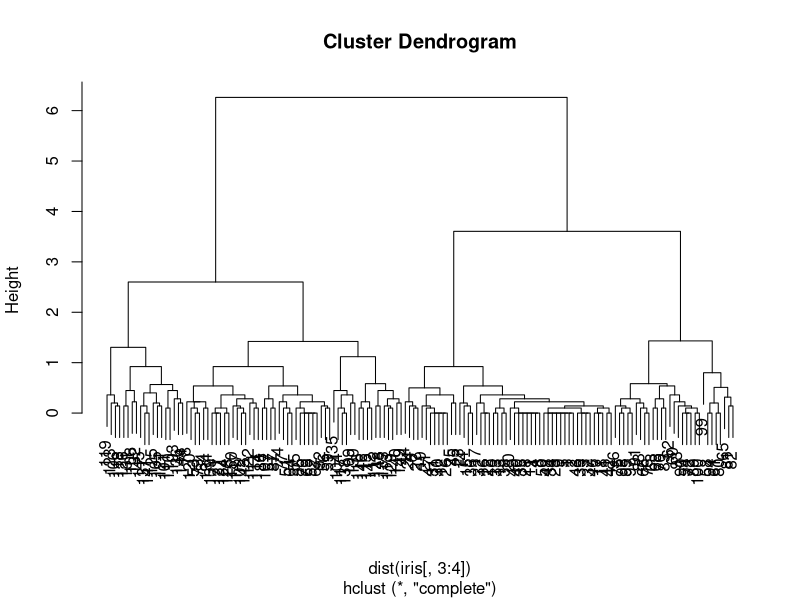
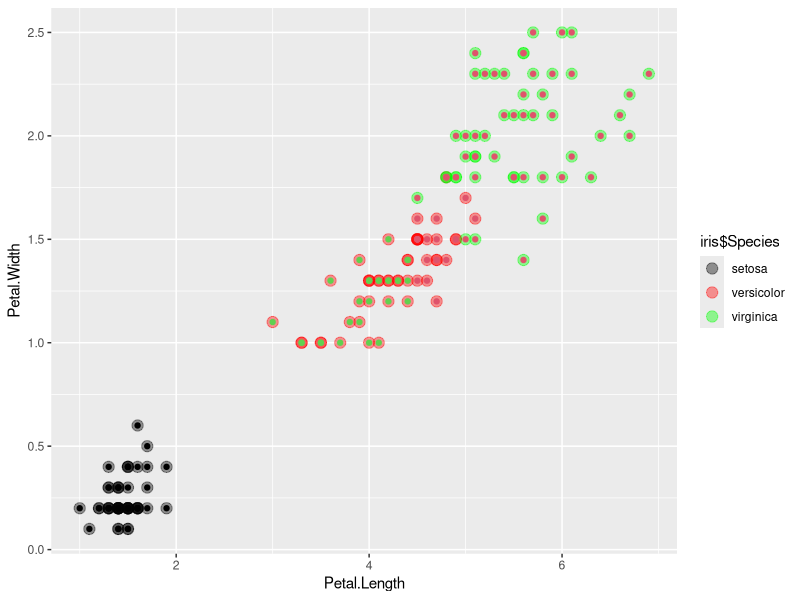
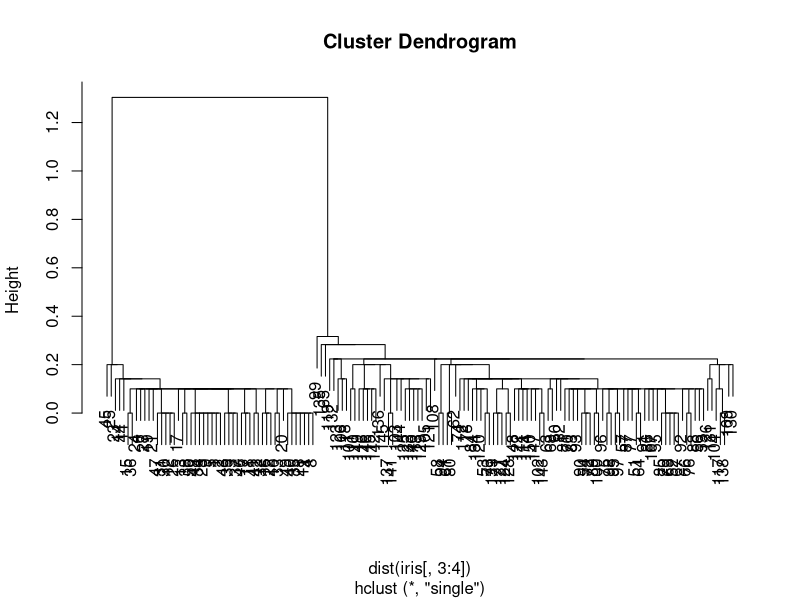
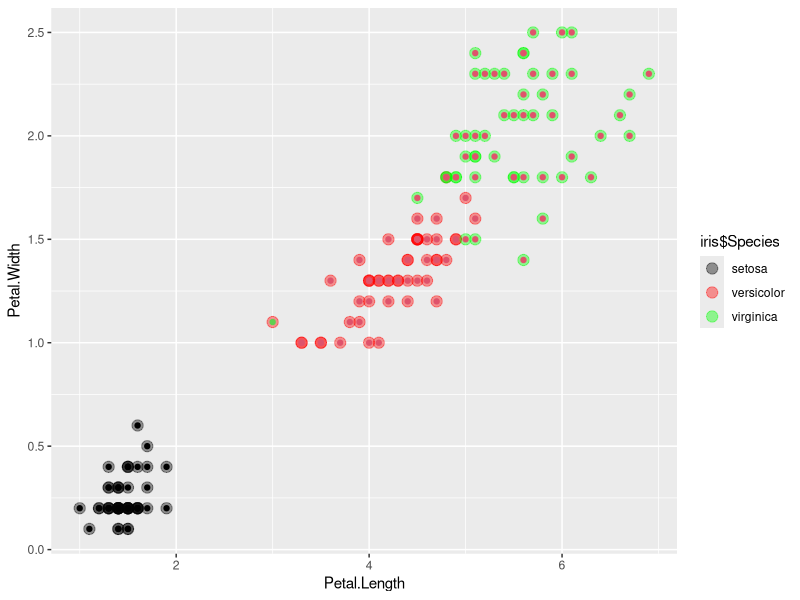
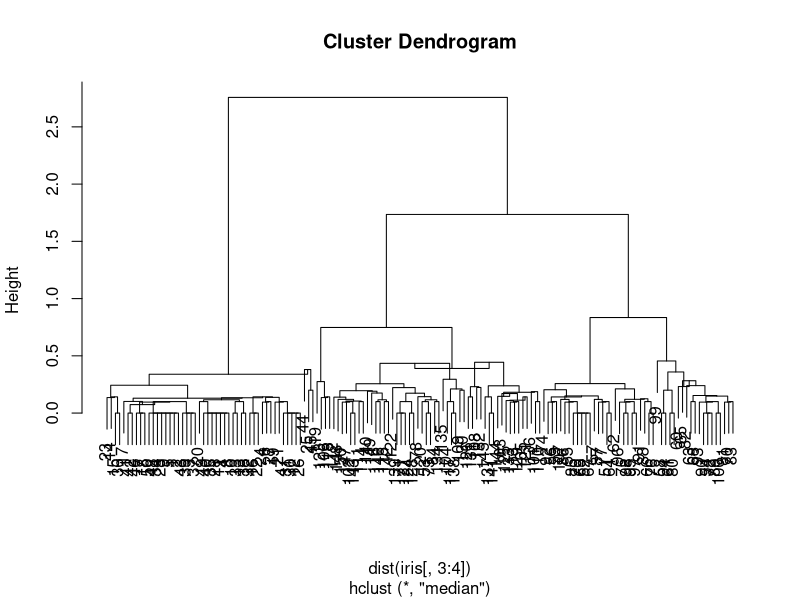
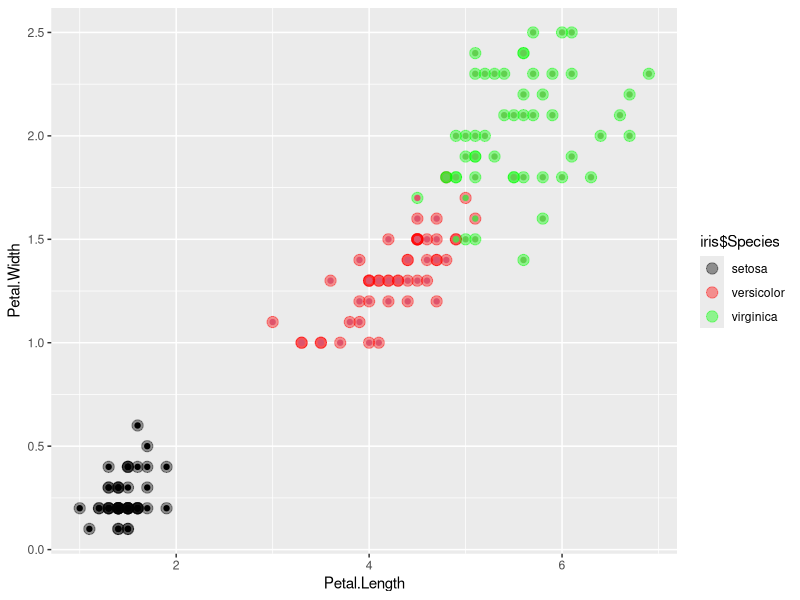
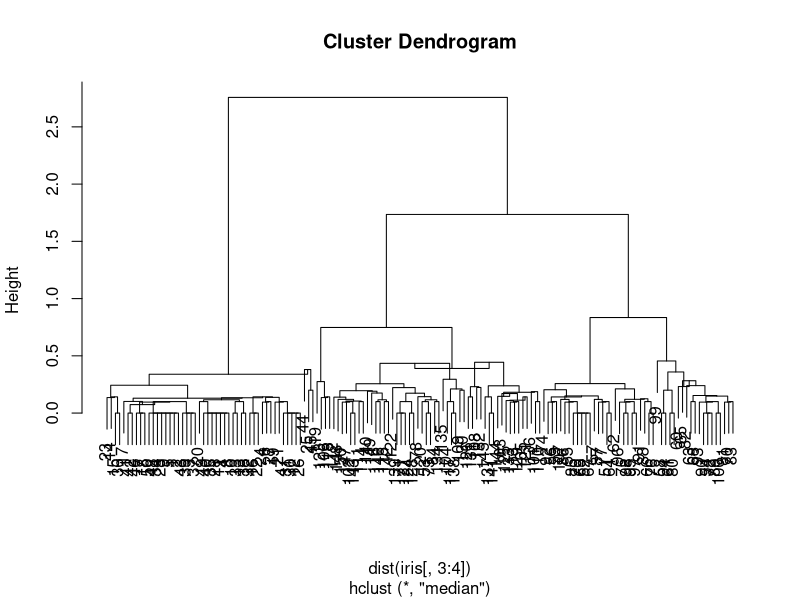
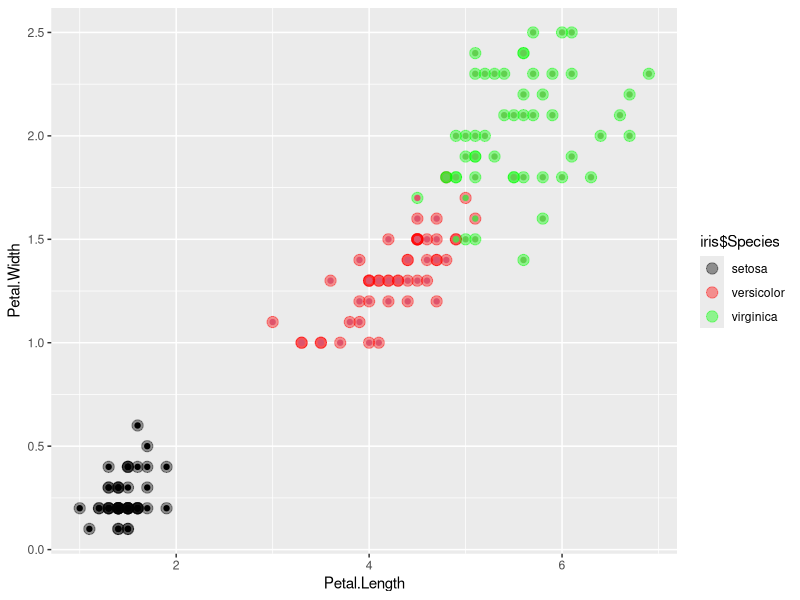

These figures' R source, in order:
library(ggplot2)
data("iris")

#default method : complete
clusters <- hclust(dist(iris[, 3:4]))
plot(clusters)
clusterCut <- cutree(clusters, 3)
table(clusterCut, iris$Species)
ggplot(iris, aes(Petal.Length, Petal.Width, color = iris$Species)) + 
  geom_point(alpha = 0.4, size = 3.5) + geom_point(col = clusterCut) + 
  scale_color_manual(values = c('black', 'red', 'green'))

#method : single
clusters <- hclust(dist(iris[, 3:4]),method="single")
plot(clusters)
clusterCut <- cutree(clusters, 3)
table(clusterCut, iris$Species)
ggplot(iris, aes(Petal.Length, Petal.Width, color = iris$Species)) + 
  geom_point(alpha = 0.4, size = 3.5) + geom_point(col = clusterCut) + 
  scale_color_manual(values = c('black', 'red', 'green'))

#method : median
clusters <- hclust(dist(iris[, 3:4]),method="median")
plot(clusters)
clusterCut <- cutree(clusters, 3)
table(clusterCut, iris$Species)
ggplot(iris, aes(Petal.Length, Petal.Width, color = iris$Species)) + 
  geom_point(alpha = 0.4, size = 3.5) + geom_point(col = clusterCut) + 
  scale_color_manual(values = c('black', 'red', 'green'))

#method : centroid
clusters <- hclust(dist(iris[, 3:4]),method="median")
plot(clusters)
clusterCut <- cutree(clusters, 3)
table(clusterCut, iris$Species)
ggplot(iris, aes(Petal.Length, Petal.Width, color = iris$Species)) + 
  geom_point(alpha = 0.4, size = 3.5) + geom_point(col = clusterCut) + 
  scale_color_manual(values = c('black', 'red', 'green'))

#method : average
clusters <- hclust(dist(iris[, 3:4]),method="average")
plot(clusters)
clusterCut <- cutree(clusters, 3)
table(clusterCut, iris$Species)
ggplot(iris, aes(Petal.Length, Petal.Width, color = iris$Species)) + 
  geom_point(alpha = 0.4, size = 3.5) + geom_point(col = clusterCut) + 
  scale_color_manual(values = c('black', 'red', 'green'))

#method : ward.D
clusters <- hclust(dist(iris[, 3:4]),method="ward.D")
plot(clusters)
clusterCut <- cutree(clusters, 3)
table(clusterCut, iris$Species)
ggplot(iris, aes(Petal.Length, Petal.Width, color = iris$Species)) + 
  geom_point(alpha = 0.4, size = 3.5) + geom_point(col = clusterCut) + 
  scale_color_manual(values = c('black', 'red', 'green'))

#method : ward.D2
clusters <- hclust(dist(iris[, 3:4]),method="ward.D2")
plot(clusters)
clusterCut <- cutree(clusters, 3)
table(clusterCut, iris$Species)
ggplot(iris, aes(Petal.Length, Petal.Width, color = iris$Species)) + 
  geom_point(alpha = 0.4, size = 3.5) + geom_point(col = clusterCut) + 
  scale_color_manual(values = c('black', 'red', 'green'))



